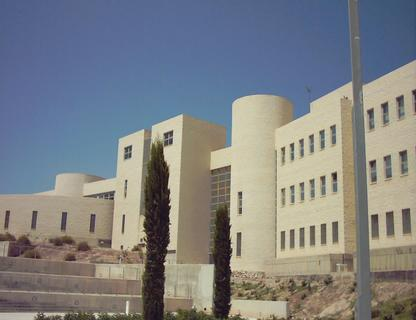
#> input picture Panoramic/pano/pano001.jpg, 416 x 320 px
$ python Panoramic.py --first pano/pano001.jpg --second pano/pano002.jpg --third pano/pano002.jpg
#> lines starting #> are read from the running program, lines starting #| are printed output that depends on the picture
#####https://github.com/pabsaura
#Ejemplo de uso  python  Ej12V2.py -f pano/pano001.jpg -s pano/pano002.jpg -t  pano/pano003.jpg

import argparse
import cv2
import numpy as np

def rgb2gray(x):
    return cv2.cvtColor(x,cv2.COLOR_RGB2GRAY)
def t(h,x):
    return cv2.warpPerspective(x, desp((100,150)).dot(h),(1500,500))
def desp(d):
    dx,dy = d
    return np.array([
            [1,0,dx],
            [0,1,dy],
            [0,0,1]])

def unirImagenes(x,y):
    imageA = rgb2gray(x)
    imageB = rgb2gray(y)
    sift = cv2.xfeatures2d.SIFT_create()
    (kps, descs) = sift.detectAndCompute(imageA, None)
    (kps2, descs2) = sift.detectAndCompute(imageB, None)
    cv2.imshow( "Keypoints",cv2.drawKeypoints(image=imageA,
                             outImage=None,
                             keypoints=kps,
                             flags=4, color = (128,0,0)) );

    cv2.waitKey(0)
    cv2.imshow( "Keypoints 2",cv2.drawKeypoints(image=imageB,
                             outImage=None,
                             keypoints=kps2,
                             flags=4, color = (128,0,0)) );
    cv2.waitKey(0)

    bf = cv2.BFMatcher()

    matches = bf.knnMatch(descs2,descs,k=2)

    good = []
    for m,n in matches:
        if m.distance < 0.75*n.distance:
            good.append(m)


    img3 = cv2.drawMatchesKnn(imageB,kps2,
                             imageA,kps,
                             [[m] for m in good],
                             flags=2,outImg=None,
                             matchColor=(128,0,0))
    cv2.imshow("Matches", img3)
    cv2.waitKey(0)

    src_pts = np.array([ kps [m.trainIdx].pt for m in good ]).astype(np.float32).reshape(-1,2)
    dst_pts = np.array([ kps2[m.queryIdx].pt for m in good ]).astype(np.float32).reshape(-1,2)

    H, mask = cv2.findHomography(src_pts, dst_pts, cv2.RANSAC, 3)

    matchesMask = mask.ravel()>0
    ok = [ good[k] for k in range(len(good)) if matchesMask[k] ]

    img4 = cv2.drawMatchesKnn(imageB,kps2,imageA,kps,[[m] for m in ok],flags=2,outImg=None,matchColor=(0,255,0))

    cv2.imshow("Matches with RANSAC", img4)
    cv2.waitKey(0)

    cv2.imshow("Grande" ,t(np.eye(3),imageB))
    cv2.waitKey(0)
    cv2.imshow("Grande 2",t(H,imageA))
    cv2.waitKey(0)
    union=np.maximum(t(np.eye(3),imageB), t(H,imageA))
    unionColor=np.maximum(t(np.eye(3),y), t(H,x))

    return unionColor

ap = argparse.ArgumentParser()
ap.add_argument("-f", "--first", required=True,
	help="path to the first image")
ap.add_argument("-s", "--second", required=True,
	help="path to the second image")
ap.add_argument("-t", "--third", required=True,
    help="path to the third image")
args = vars(ap.parse_args())


imageAC = cv2.imread(args["first"])
#> imageAC is the input picture: shape (320, 416, 3); mean B, G, R 131.8, 129.2, 126.6
imageBC = cv2.imread(args["second"])
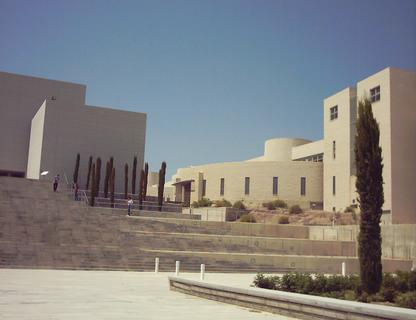
#> input picture Panoramic/pano/pano002.jpg, 416 x 320 px
#> imageBC is the input picture: shape (320, 416, 3); mean B, G, R 130.7, 130.3, 130.3
imageCC = cv2.imread(args["third"])

result = unirImagenes(imageAC,imageBC)
#> in rgb2gray, `return cv2.cvtColor(x,cv2.COLOR_RGB2GRAY)`:
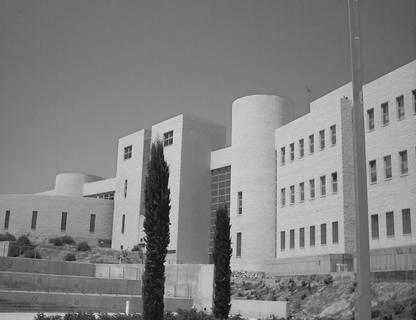
#> returned value: shape (320, 416); min 1, max 244, mean 129.7
#> in rgb2gray (call 2), `return cv2.cvtColor(x,cv2.COLOR_RGB2GRAY)`:
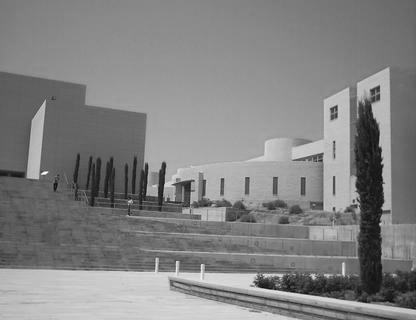
#> returned value: shape (320, 416); min 7, max 252, mean 130.4
#> in unirImagenes, `(kps, descs) = sift.detectAndCompute(imageA, None)`: kps = 625 keypoints; strongest (x, y, size): (334, 175, 4.1), (240, 194, 3), (292, 145, 3.1), (283, 149, 2.9)
#> in unirImagenes, `(kps2, descs2) = sift.detectAndCompute(imageB, None)`: kps2 = 558 keypoints; strongest (x, y, size): (45, 173, 2.5), (177, 262, 2.1), (152, 190, 7.9), (378, 88, 3.3)
#> (the run stopped early here; a loop or call above may not have finished)
